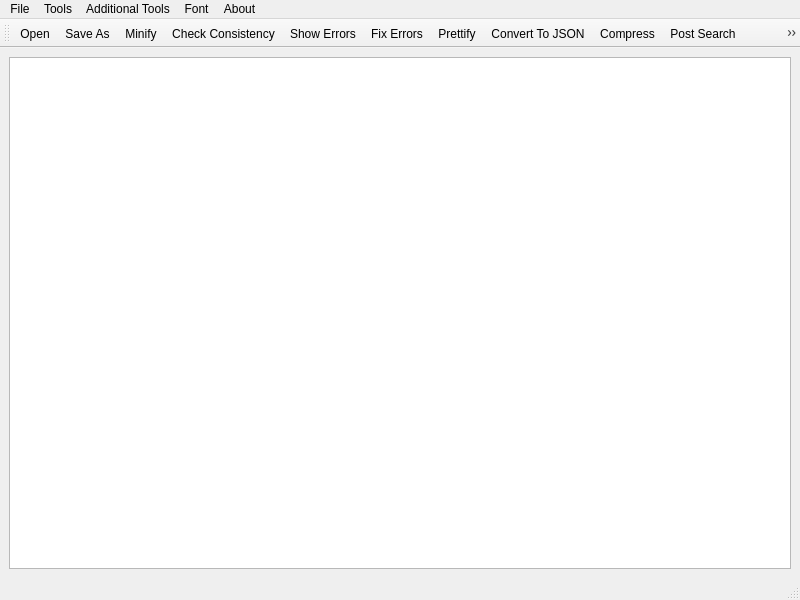
<?xml version="1.0" encoding="UTF-8"?>
<ui version="4.0">
 <class>XML_Editor</class>
 <widget class="QMainWindow" name="XML_Editor">
  <property name="geometry">
   <rect>
    <x>0</x>
    <y>0</y>
    <width>800</width>
    <height>600</height>
   </rect>
  </property>
  <property name="windowTitle">
   <string>XML_Editor</string>
  </property>
  <widget class="QWidget" name="centralwidget">
   <layout class="QVBoxLayout" name="verticalLayout">
    <item>
     <widget class="QTextEdit" name="textEdit"/>
    </item>
   </layout>
  </widget>
  <widget class="QMenuBar" name="menubar">
   <property name="geometry">
    <rect>
     <x>0</x>
     <y>0</y>
     <width>800</width>
     <height>25</height>
    </rect>
   </property>
   <widget class="QMenu" name="menuFile">
    <property name="title">
     <string>File</string>
    </property>
    <addaction name="actionOpen"/>
    <addaction name="actionSave_As"/>
    <addaction name="actionExit"/>
   </widget>
   <widget class="QMenu" name="menuTools">
    <property name="title">
     <string>Tools</string>
    </property>
    <addaction name="actionMinify"/>
    <addaction name="actionCheck_Consistency"/>
    <addaction name="actionFix_Errors"/>
    <addaction name="actionPrettify"/>
    <addaction name="actionConvert_To_JSON"/>
    <addaction name="actionCompress"/>
    <addaction name="separator"/>
   </widget>
   <widget class="QMenu" name="menuAdditional_Tools">
    <property name="title">
     <string>Additional Tools</string>
    </property>
    <addaction name="actionPost_Search"/>
    <addaction name="actionAnalyze"/>
    <addaction name="actionGraph"/>
   </widget>
   <widget class="QMenu" name="menuHelp">
    <property name="title">
     <string>About</string>
    </property>
    <addaction name="actionAbout_Us"/>
   </widget>
   <widget class="QMenu" name="menuFont">
    <property name="title">
     <string>Font</string>
    </property>
    <addaction name="actionChoose_Font"/>
   </widget>
   <addaction name="menuFile"/>
   <addaction name="menuTools"/>
   <addaction name="menuAdditional_Tools"/>
   <addaction name="menuFont"/>
   <addaction name="menuHelp"/>
  </widget>
  <widget class="QStatusBar" name="statusbar"/>
  <widget class="QToolBar" name="toolBar">
   <property name="windowTitle">
    <string>toolBar</string>
   </property>
   <attribute name="toolBarArea">
    <enum>TopToolBarArea</enum>
   </attribute>
   <attribute name="toolBarBreak">
    <bool>false</bool>
   </attribute>
   <addaction name="actionOpen"/>
   <addaction name="actionSave_As"/>
   <addaction name="actionMinify"/>
   <addaction name="actionCheck_Consistency"/>
   <addaction name="actionShow_Errors"/>
   <addaction name="actionFix_Errors"/>
   <addaction name="actionPrettify"/>
   <addaction name="actionConvert_To_JSON"/>
   <addaction name="actionCompress"/>
   <addaction name="actionPost_Search"/>
   <addaction name="actionAnalyze"/>
   <addaction name="actionGraph"/>
   <addaction name="actionChoose_Font"/>
   <addaction name="actionAbout_Us"/>
  </widget>
  <action name="actionOpen">
   <property name="icon">
    <iconset resource="res.qrc">
     <normaloff>:/open-folder.png</normaloff>:/open-folder.png</iconset>
   </property>
   <property name="text">
    <string>Open</string>
   </property>
   <property name="shortcut">
    <string>Ctrl+N</string>
   </property>
  </action>
  <action name="actionSave_As">
   <property name="icon">
    <iconset resource="res.qrc">
     <normaloff>:/save.png</normaloff>:/save.png</iconset>
   </property>
   <property name="text">
    <string>Save As</string>
   </property>
   <property name="shortcut">
    <string>Ctrl+S</string>
   </property>
  </action>
  <action name="actionAbout_Us">
   <property name="icon">
    <iconset resource="res.qrc">
     <normaloff>:/information-button.png</normaloff>:/information-button.png</iconset>
   </property>
   <property name="text">
    <string>About Us</string>
   </property>
  </action>
  <action name="actionExit">
   <property name="icon">
    <iconset resource="res.qrc">
     <normaloff>:/close.png</normaloff>:/close.png</iconset>
   </property>
   <property name="text">
    <string>Exit</string>
   </property>
   <property name="shortcut">
    <string>Ctrl+Q</string>
   </property>
  </action>
  <action name="actionMinify">
   <property name="icon">
    <iconset resource="res.qrc">
     <normaloff>:/minimize.png</normaloff>:/minimize.png</iconset>
   </property>
   <property name="text">
    <string>Minify</string>
   </property>
  </action>
  <action name="actionCheck_Consistency">
   <property name="icon">
    <iconset resource="res.qrc">
     <normaloff>:/search.png</normaloff>:/search.png</iconset>
   </property>
   <property name="text">
    <string>Check Consistency</string>
   </property>
  </action>
  <action name="actionFix_Errors">
   <property name="icon">
    <iconset resource="res.qrc">
     <normaloff>:/repair.png</normaloff>:/repair.png</iconset>
   </property>
   <property name="text">
    <string>Fix Errors</string>
   </property>
  </action>
  <action name="actionPrettify">
   <property name="icon">
    <iconset resource="res.qrc">
     <normaloff>:/enhance-effect.png</normaloff>:/enhance-effect.png</iconset>
   </property>
   <property name="text">
    <string>Prettify</string>
   </property>
  </action>
  <action name="actionConvert_To_JSON">
   <property name="icon">
    <iconset resource="res.qrc">
     <normaloff>:/json.png</normaloff>:/json.png</iconset>
   </property>
   <property name="text">
    <string>Convert To JSON</string>
   </property>
  </action>
  <action name="actionCompress">
   <property name="icon">
    <iconset resource="res.qrc">
     <normaloff>:/compress.png</normaloff>:/compress.png</iconset>
   </property>
   <property name="text">
    <string>Compress</string>
   </property>
  </action>
  <action name="actionPost_Search">
   <property name="icon">
    <iconset resource="res.qrc">
     <normaloff>:/search (1).png</normaloff>:/search (1).png</iconset>
   </property>
   <property name="text">
    <string>Post Search</string>
   </property>
  </action>
  <action name="actionAnalyze">
   <property name="icon">
    <iconset resource="res.qrc">
     <normaloff>:/analyze.png</normaloff>:/analyze.png</iconset>
   </property>
   <property name="text">
    <string>Analyze</string>
   </property>
  </action>
  <action name="actionGraph">
   <property name="icon">
    <iconset resource="res.qrc">
     <normaloff>:/bar-chart.png</normaloff>:/bar-chart.png</iconset>
   </property>
   <property name="text">
    <string>Graph</string>
   </property>
  </action>
  <action name="actionChoose_Font">
   <property name="icon">
    <iconset resource="res.qrc">
     <normaloff>:/font-adjustment.png</normaloff>:/font-adjustment.png</iconset>
   </property>
   <property name="text">
    <string>Choose Font</string>
   </property>
  </action>
  <action name="actionShow_Errors">
   <property name="icon">
    <iconset resource="res.qrc">
     <normaloff>:/warning.png</normaloff>:/warning.png</iconset>
   </property>
   <property name="text">
    <string>Show Errors</string>
   </property>
  </action>
 </widget>
 <resources>
  <include location="res.qrc"/>
 </resources>
 <connections/>
</ui>
